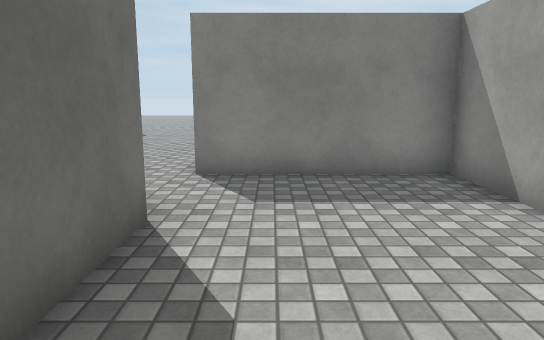
View 1 (above)

24 first-person views from a walk through a Unity game level. The camera is 1.4 m above the floor, tilts 10° down and sees 70° across. Doors are open. The floor is counted in squares, 1 m on a side. Each view is taken from the middle of a square. On the plan, view 1 faces up. The plan holds only what a view shows up to about 16 squares ahead; the rest is blank. The place goes on beyond the plan. Surface patterns are stand-ins for the level's own textures.

View 2
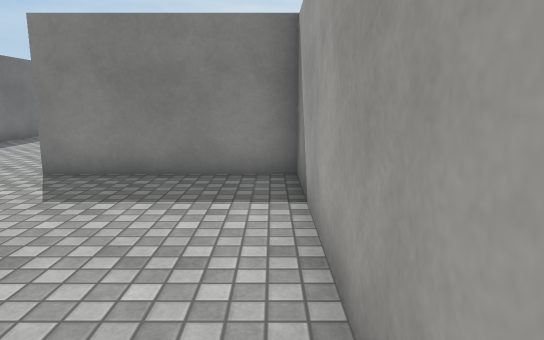

View 3
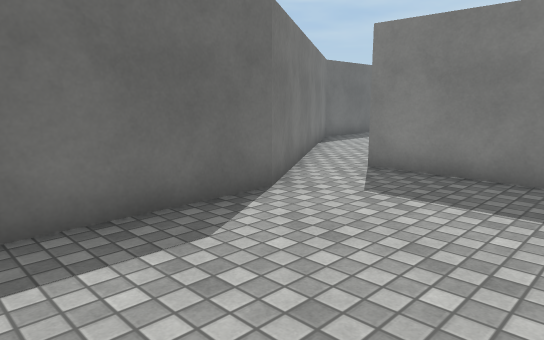

View 4
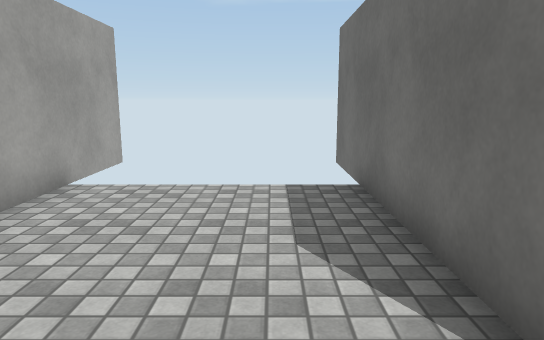

View 5
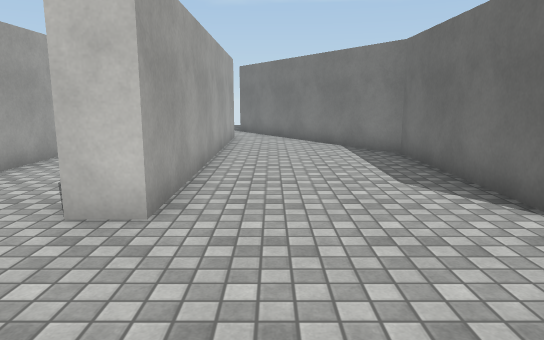

View 6
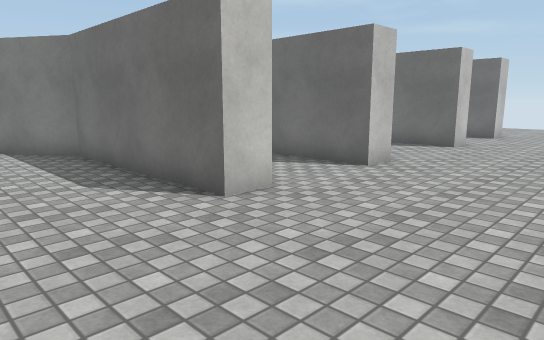

View 7
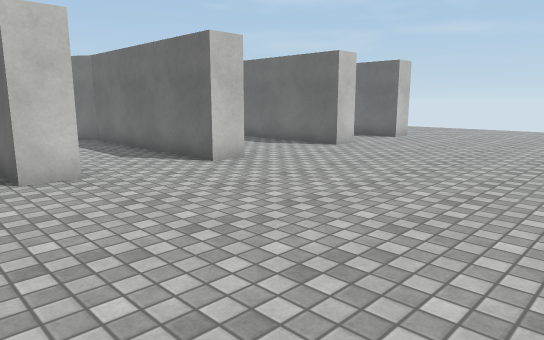

View 8
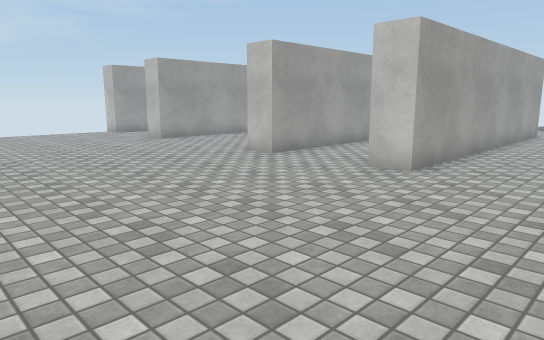

View 9
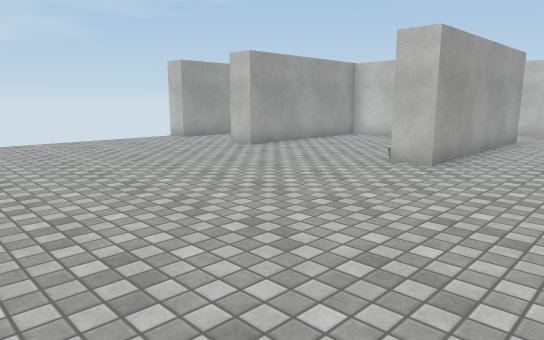

View 10
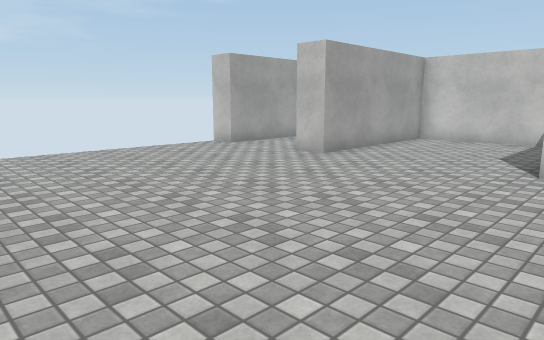

View 11
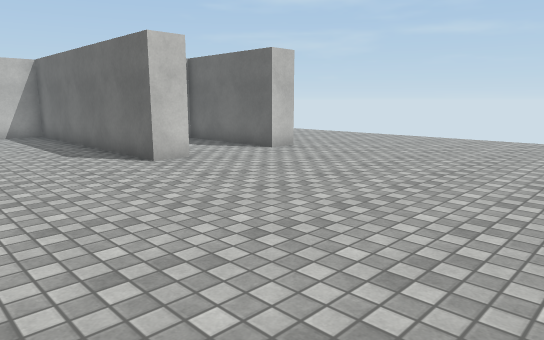

View 12
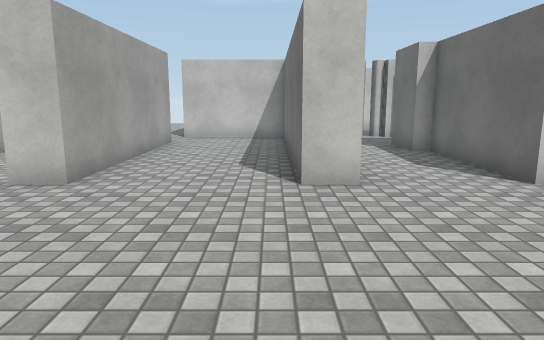

View 13
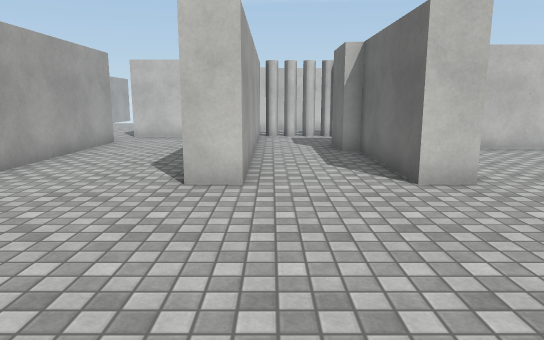

View 14
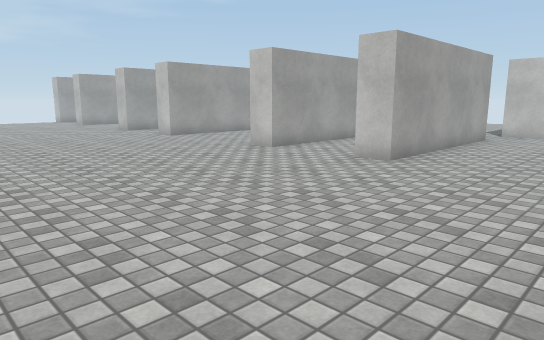

View 15
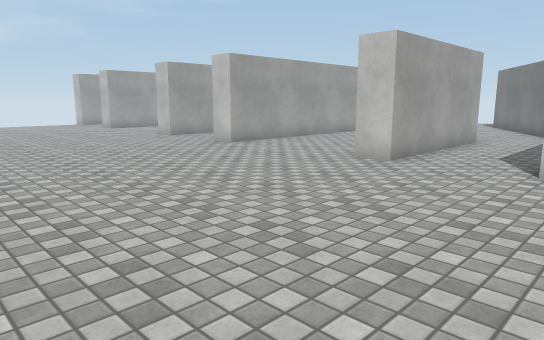

View 16
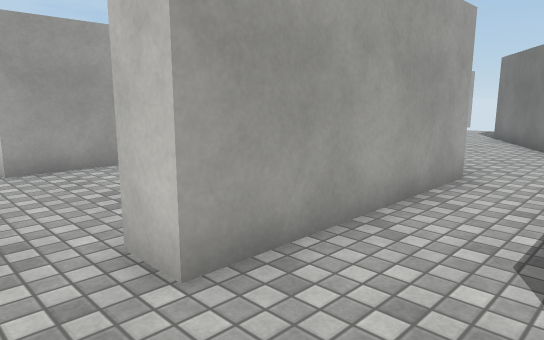

View 17
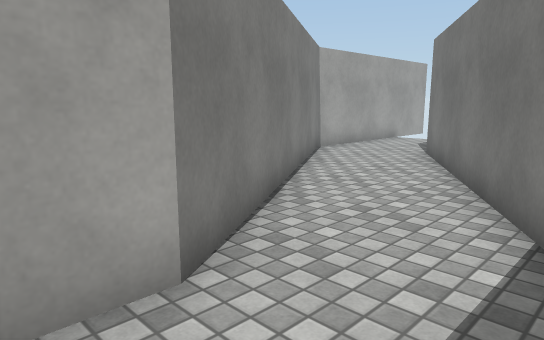

View 18
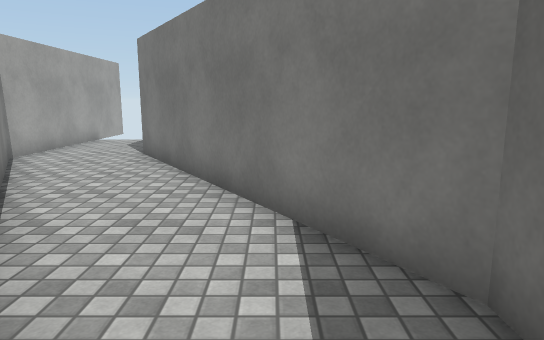

View 19
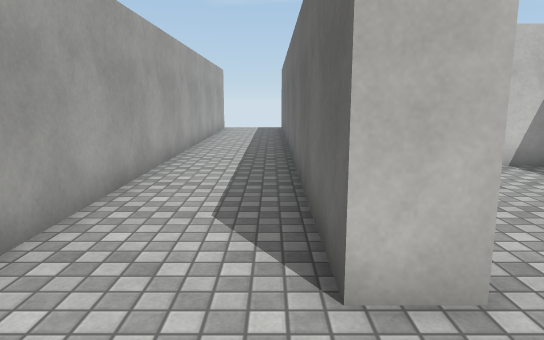

View 20
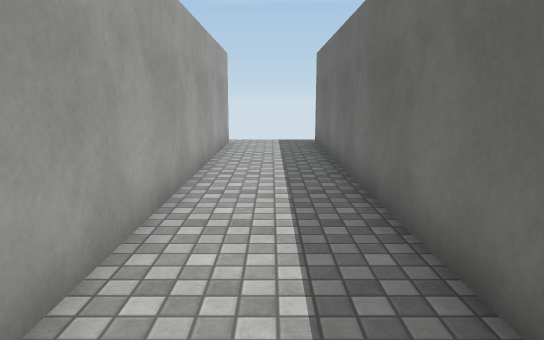

View 21
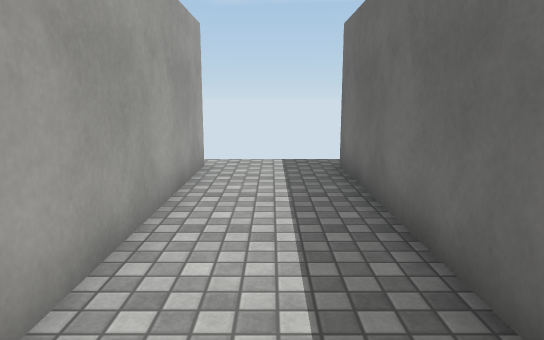

View 22
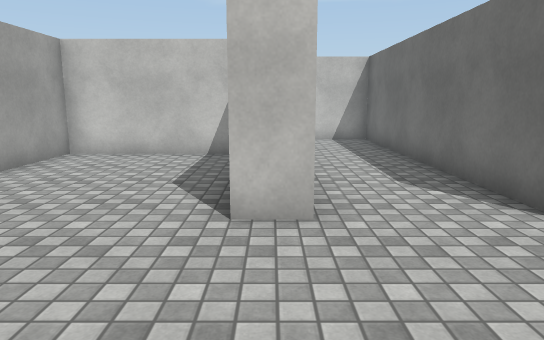

View 23
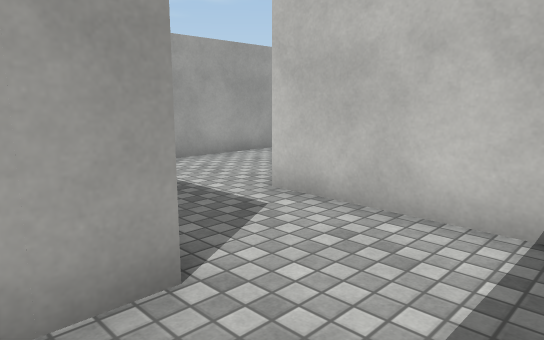

View 24
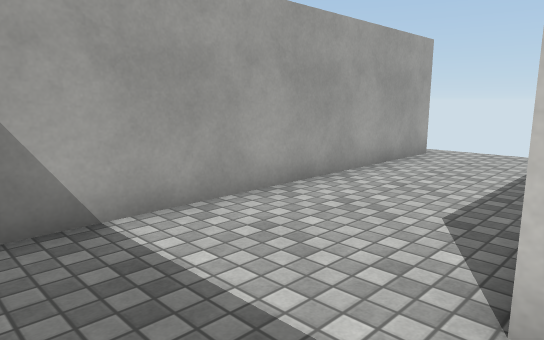

### Floor plan
Points are (right, up) in squares from view 1. A wall is a line through its corners. A room is listed if a view was taken in it or the views show most of it. See-through windows are left out.
Room 1 (views 1, 2, 3, 4)
walls: (-2.4, 6) (-1.5, 4.5) (-1.5, -1.5); (3.5, -1.5) (3.5, 7.5) (-1.5, 7.5)
ways out: opening at (-1, 7) to room 2
Room 2 (views 5, 6, 7, 8, 9, 10, 11, 12, 13, 14, 15, 16, 17, 18, 19, 20, 21, 22, 23, 24)
walls: (-0.5, 18.1) (-0.5, 8.5) (4.5, 8.5); (2.5, 11.4) (2.5, 18.5) (3.5, 18.5); (4, 12.5) (8.5, 12.5) (8.5, 18.5) (9.5, 18.5) (9.5, 0.5); (-1.5, 7.5) (-1.5, 18.5) (-0.5, 18.5); (-11.5, 11.5) (-11.5, 18.5) (-10.5, 18.5) (-10.5, 11.5) (-5.5, 3.4); (-16.5, 18.5) (-15.5, 18.5) (-15.5, 9.5) (-11.5, 9.5); (-2.5, -1.5) (-2.5, 4.5) (-7.5, 12.5) (-7.5, 18.5) (-6.5, 18.5) (-6.5, 12.5) (-2.4, 6); (-20.6, 18.5) (-19.5, 18.5); (8.5, 0.4) (8.5, 10.4); (12.5, 0.5) (12.5, 18.5) (13.5, 18.5)
ways out: opening at (-1, 7) to room 1; open door at (-18, 18)

Positions as (right, up) in squares from view 1, and headings:
1: (0, 0), facing up
2: (3, 0), facing up
3: (3, 0), facing up-left
4: (0, 6), facing down
5: (-3, 23), facing down
6: (-3, 23), facing down-left
7: (-5, 26), facing down-left
8: (-5, 26), facing down-right
9: (-1, 27), facing down-right
10: (2, 27), facing down-right
11: (-11, 27), facing down-left
12: (-15, 25), facing down
13: (-17, 25), facing down
14: (-16, 27), facing down-right
15: (-12, 27), facing down-right
16: (-10, 20), facing down-right
17: (-10, 14), facing down-right
18: (-9, 14), facing down
19: (10, 21), facing down
20: (11, 14), facing down
21: (11, 9), facing down
22: (3, 23), facing down
23: (0, 13), facing down-right
24: (4, 11), facing down-right
